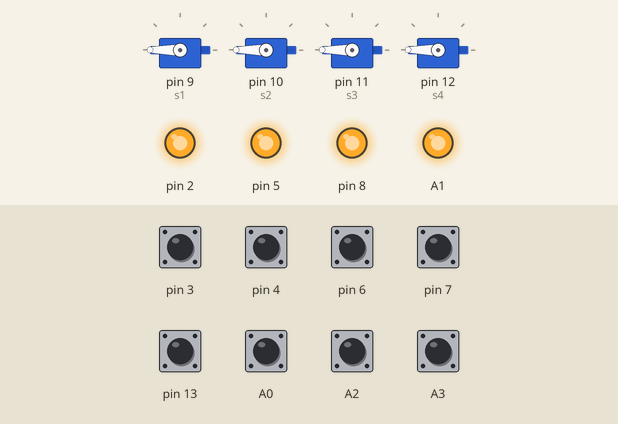
Recording of a sketch running on a simulated Arduino Uno, built with avr-gcc and run on an emulated ATmega328P. Shown: 4 × servo, output pins drawn as LEDs (lit = HIGH). The inputs (shaded band) are chosen by the test bench; at power-on: A0, A2, A3, pin 3, pin 4, pin 6, pin 7, pin 13 HIGH.

Above: at 1.2 s.
1.3 s: pin 3 pulled LOW for 0.15 s
At 2.2 s:
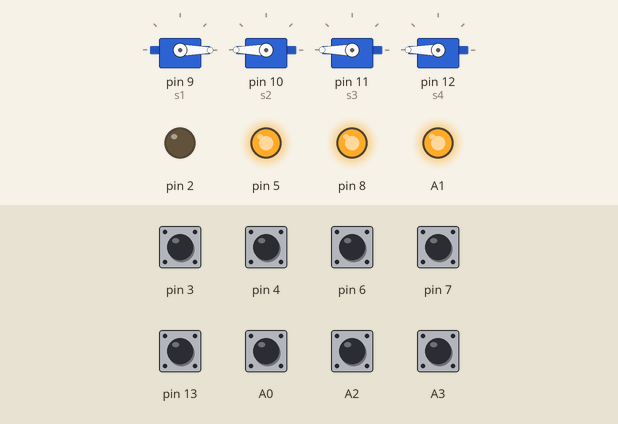
2.9 s: pin 6 pulled LOW for 0.15 s
At 3.4 s:
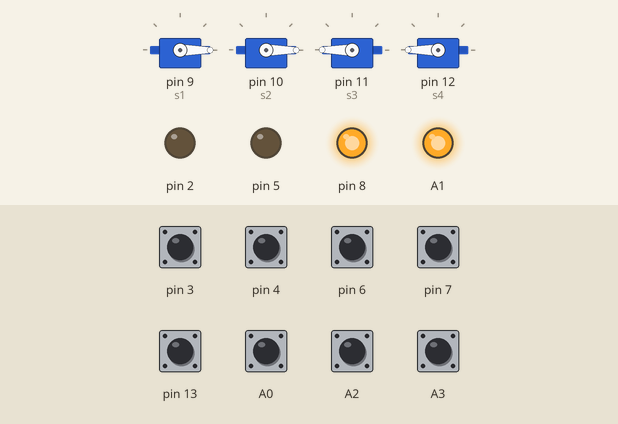
4.5 s: pin 4 pulled LOW for 0.15 s
At 5.8 s:
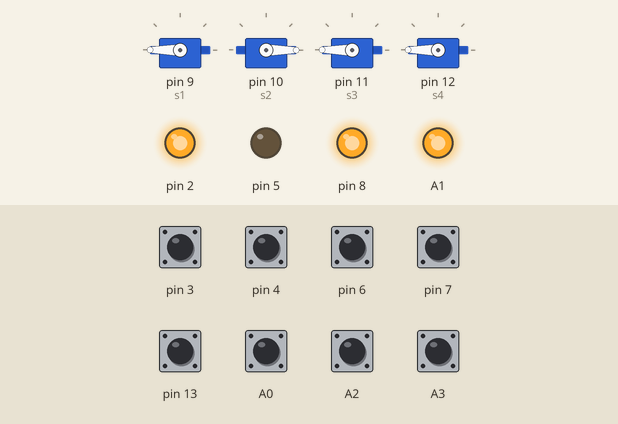
6.1 s: pin 13 pulled LOW for 0.15 s
At 7.1 s:
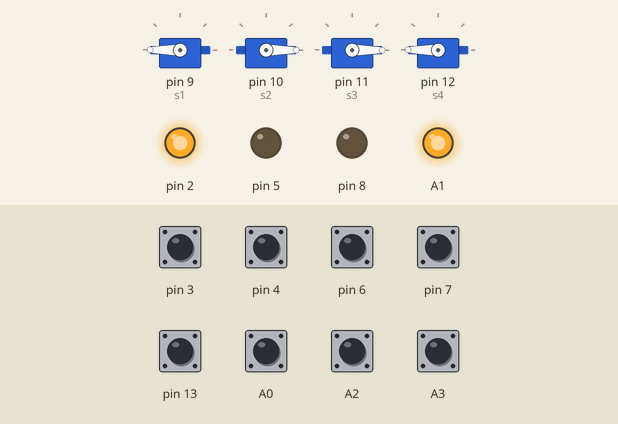
7.7 s: pin 7 pulled LOW for 0.15 s
At 8.3 s:
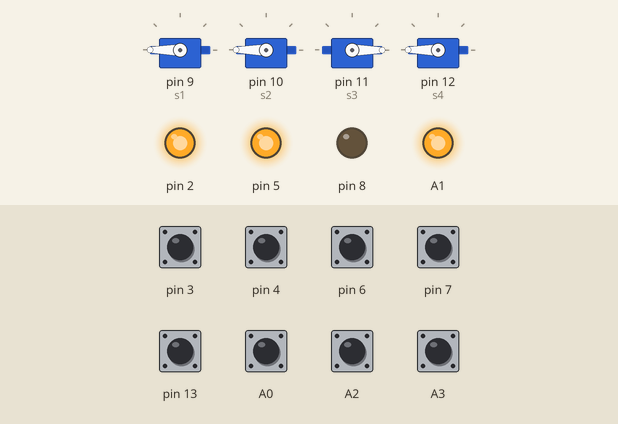
9.3 s: A2 pulled LOW for 0.15 s
At 10.7 s:
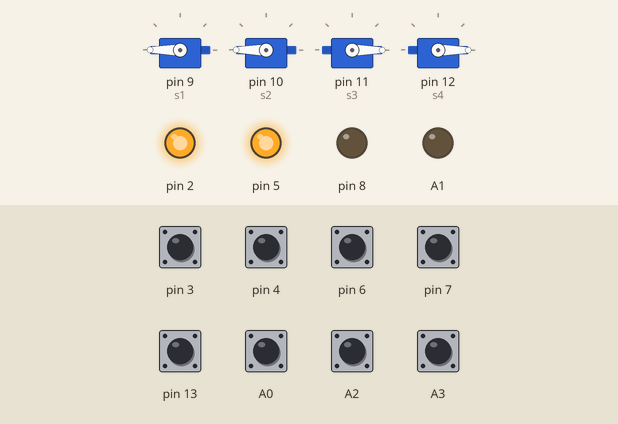
Timing chart, 0 to 11.9 s (numbered marks = the images above; inputs shaded):
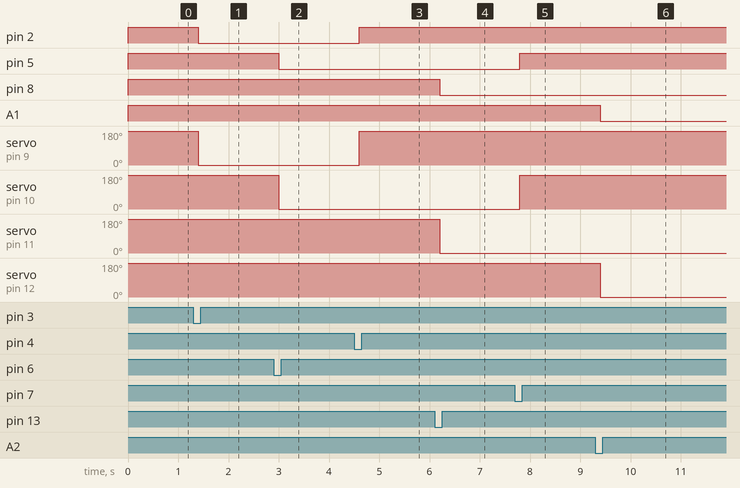

Measured:
- after the input at 1.3 s, pin 2: HIGH → LOW after 0.10 s; servo on pin 9 (s1): 180° → 0° after 0.10 s
- after the input at 2.9 s, pin 5: HIGH → LOW after 0.10 s; servo on pin 10 (s2): 180° → 0° after 0.10 s
- after the input at 4.5 s, pin 2: LOW → HIGH after 0.10 s; servo on pin 9 (s1): 0° → 180° after 0.10 s
- after the input at 6.1 s, pin 8: HIGH → LOW after 0.10 s; servo on pin 11 (s3): 180° → 0° after 0.10 s
- after the input at 7.7 s, pin 5: LOW → HIGH after 0.10 s; servo on pin 10 (s2): 0° → 180° after 0.10 s
- after the input at 9.3 s, A1: HIGH → LOW after 0.10 s; servo on pin 12 (s4): 180° → 0° after 0.10 s

The sketch:

shutter2.ino
```cpp
bool ser1=1, ser2=1, ser3=1, ser4=1;
#include <Servo.h>

Servo s1;
Servo s2;
Servo s3;
Servo s4;

String line="";
char charBuffer=0;

void setup() {
  s1.attach(9);
  s2.attach(10);
  s3.attach(11);
  s4.attach(12);

  pinMode(2, OUTPUT);
  pinMode(3, INPUT_PULLUP);
  pinMode(4, INPUT_PULLUP);
  pinMode(5, OUTPUT);
  pinMode(6, INPUT_PULLUP);
  pinMode(7, INPUT_PULLUP);
  pinMode(8, OUTPUT);
  pinMode(13, INPUT_PULLUP);
  pinMode(A0, INPUT_PULLUP);
  pinMode(A1, OUTPUT);
  pinMode(A2, INPUT_PULLUP);
  pinMode(A3, INPUT_PULLUP);

  Serial.begin(9600);
}

void loop() {
  digitalWrite(2, ser1);
  digitalWrite(5, ser2);
  digitalWrite(8, ser3);
  digitalWrite(A1, ser4);
  s1.write(180*ser1);
  s2.write(180*ser2);
  s3.write(180*ser3);
  s4.write(180*ser4);
  if (!digitalRead(3))
  {
    delay(100);
    if (!digitalRead(3))
    {
      ser1=0;
    }
  }
  if (!digitalRead(4))
  {
    delay(100);
    if (!digitalRead(4))
    {
      ser1=1;
    }
  }
  if (!digitalRead(6))
  {
    delay(100);
    if (!digitalRead(6))
    {
      ser2=0;
    }
  }
  if (!digitalRead(7))
  {
    delay(100);
    if (!digitalRead(7))
    {
      ser2=1;
    }
  }
  if (!digitalRead(13))
  {
    delay(100);
    if (!digitalRead(13))
    {
      ser3=0;
    }
  }
  if (!digitalRead(A0))
  {
    delay(100);
    if (!digitalRead(A0))
    {
      ser3=1;
    }
  }
  if (!digitalRead(A2))
  {
    delay(100);
    if (!digitalRead(A2))
    {
      ser4=0;
    }
  }
  if (!digitalRead(A3))
  {
    delay(100);
    if (!digitalRead(A3))
    {
      ser4=1;
    }
  }
  if(Serial.available()>0)
  {
    charBuffer=Serial.read();

    if(charBuffer!='\n')
    {
      line += charBuffer;
    }
    else
    {
      if(line=="A1")
      {
        ser1 = 1;
      }
      else if(line=="A0")
      {
        ser1 = 0;
      }
      else if(line=="B1")
      {
        ser2 = 1;
      }
      else if(line=="B0")
      {
        ser2 = 0;
      }
      else if(line=="C1")
      {
        ser3 = 1;
      }
      else if(line=="C0")
      {
        ser3 = 0;
      }
      else if(line=="D1")
      {
        ser4 = 1;
      }
      else if(line=="D0")
      {
        ser4 = 0;
      }
      else if(line=="S")
      {
        Serial.print(!ser1, DEC);
        Serial.print(!ser2, DEC);
        Serial.print(!ser3, DEC);
        Serial.println(!ser4, DEC);
      }
      line = "";
    }
  }
}
```
